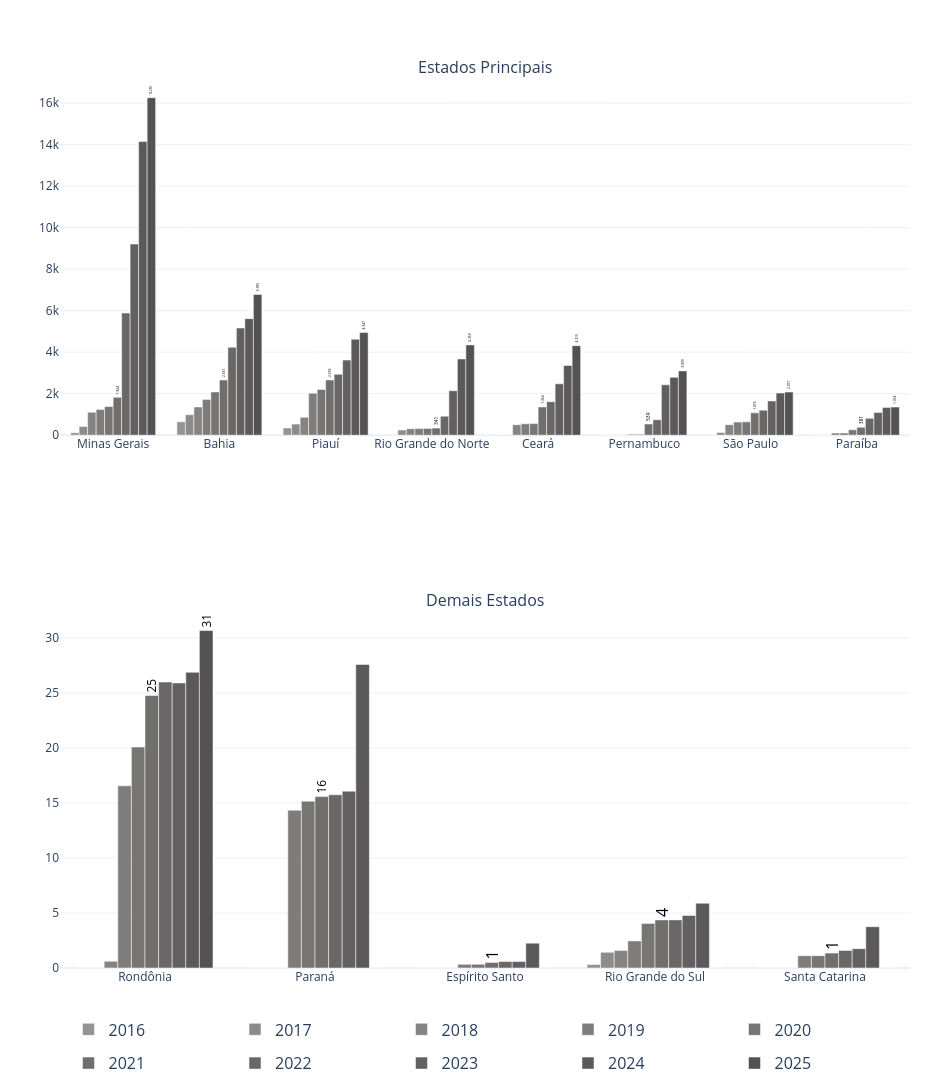

Notebook source saved alongside this figure:
### Code cell
# Célula 19
import plotly.graph_objects as go
from plotly.subplots import make_subplots

def adicionar_traces_v5(fig, lista_estados, row, show_leg):
    for i, ano in enumerate(anos):
        # Aplicando destaque consistente de fonte 16px para 2021/2025
        font_size = 16 if ano in [2021, 2025] else 1
        exibir_texto = ano in [2021, 2025]
        valores = [pivot_estado.loc[ano, e] for e in lista_estados]
        textos = [formata_ptbr(v) if (v > 0 and exibir_texto) else "" for v in valores]

        fig.add_trace(go.Bar(
            x=lista_estados, y=valores, name=str(ano),
            marker_color=cores_anos_plotly[i], text=textos, textposition='outside',
            textfont=dict(size=font_size, color='black'),
            textangle=-90, legendgroup=str(ano), showlegend=show_leg,
            hovertemplate='<b>Estado:</b> %{x}<br><b>Ano:</b> ' + str(ano) + '<br><b>Área:</b> %{y:,.2f} ha<extra></extra>'
        ), row=row, col=1)

fig = make_subplots(rows=2, cols=1, subplot_titles=('Estados Principais', 'Demais Estados'), vertical_spacing=0.2)
adicionar_traces_v5(fig, grupo1, 1, True)
grupo2 = [e for e in estados[idx_corte:] if e != 'Tocantins']
adicionar_traces_v5(fig, grupo2, 2, False)

fig.update_layout(width=950, height=1300, template="plotly_white", barmode='group',
    legend=dict(orientation="h", y=-0.05, x=0.5, xanchor="center", font=dict(size=16), entrywidth=0.19, entrywidthmode='fraction'),
    margin=dict(t=80, b=100, l=60, r=40))
fig.update_xaxes(tickangle=0)
fig.show()

### Figure 1 — Plotly figure (JSON) as saved in the notebook; plotly's stock layout.template omitted (floating-point values rounded to 4 significant figures)
{"data": [{"hovertemplate": "<b>Estado:</b> %{x}<br><b>Ano:</b> 2016<br><b>Área:</b> %{y:,.2f} ha<extra></extra>", "legendgroup": "2016", "marker": {"color": "rgba(149, 146, 146, 1.0)"}, "name": "2016", "showlegend": true, "text": ["", "", "", "", "", "", "", ""], "textangle": -90, "textfont": {"color": "black", "size": 1}, "textposition": "outside", "type": "bar", "x": ["Minas Gerais", "Bahia", "Piauí", "Rio Grande do Norte", "Ceará", "Pernambuco", "São Paulo", "Paraíba"], "xaxis": "x", "y": [121.4, 645.8, 349.0, 0, 7.224, 0, 0, 0], "yaxis": "y"}, {"hovertemplate": "<b>Estado:</b> %{x}<br><b>Ano:</b> 2017<br><b>Área:</b> %{y:,.2f} ha<extra></extra>", "legendgroup": "2017", "marker": {"color": "rgba(142, 139, 139, 1.0)"}, "name": "2017", "showlegend": true, "text": ["", "", "", "", "", "", "", ""], "textangle": -90, "textfont": {"color": "black", "size": 1}, "textposition": "outside", "type": "bar", "x": ["Minas Gerais", "Bahia", "Piauí", "Rio Grande do Norte", "Ceará", "Pernambuco", "São Paulo", "Paraíba"], "xaxis": "x", "y": [424.7, 986.0, 535.7, 247.0, 7.224, 0, 127.4, 0], "yaxis": "y"}, {"hovertemplate": "<b>Estado:</b> %{x}<br><b>Ano:</b> 2018<br><b>Área:</b> %{y:,.2f} ha<extra></extra>", "legendgroup": "2018", "marker": {"color": "rgba(134, 131, 131, 1.0)"}, "name": "2018", "showlegend": true, "text": ["", "", "", "", "", "", "", ""], "textangle": -90, "textfont": {"color": "black", "size": 1}, "textposition": "outside", "type": "bar", "x": ["Minas Gerais", "Bahia", "Piauí", "Rio Grande do Norte", "Ceará", "Pernambuco", "São Paulo", "Paraíba"], "xaxis": "x", "y": [1105.0, 1362.0, 862.0, 313.6, 506.1, 1.769, 507.8, 104.8], "yaxis": "y"}, {"hovertemplate": "<b>Estado:</b> %{x}<br><b>Ano:</b> 2019<br><b>Área:</b> %{y:,.2f} ha<extra></extra>", "legendgroup": "2019", "marker": {"color": "rgba(127, 124, 124, 1.0)"}, "name": "2019", "showlegend": true, "text": ["", "", "", "", "", "", "", ""], "textangle": -90, "textfont": {"color": "black", "size": 1}, "textposition": "outside", "type": "bar", "x": ["Minas Gerais", "Bahia", "Piauí", "Rio Grande do Norte", "Ceará", "Pernambuco", "São Paulo", "Paraíba"], "xaxis": "x", "y": [1235.0, 1725.0, 2019.0, 319.7, 551.8, 44.67, 631.6, 104.7], "yaxis": "y"}, {"hovertemplate": "<b>Estado:</b> %{x}<br><b>Ano:</b> 2020<br><b>Área:</b> %{y:,.2f} ha<extra></extra>", "legendgroup": "2020", "marker": {"color": "rgba(120, 117, 117, 1.0)"}, "name": "2020", "showlegend": true, "text": ["", "", "", "", "", "", "", ""], "textangle": -90, "textfont": {"color": "black", "size": 1}, "textposition": "outside", "type": "bar", "x": ["Minas Gerais", "Bahia", "Piauí", "Rio Grande do Norte", "Ceará", "Pernambuco", "São Paulo", "Paraíba"], "xaxis": "x", "y": [1380.0, 2087.0, 2204.0, 324.7, 559.0, 44.76, 643.3, 261.7], "yaxis": "y"}, {"hovertemplate": "<b>Estado:</b> %{x}<br><b>Ano:</b> 2021<br><b>Área:</b> %{y:,.2f} ha<extra></extra>", "legendgroup": "2021", "marker": {"color": "rgba(113, 110, 110, 1.0)"}, "name": "2021", "showlegend": true, "text": ["1.824", "2.661", "2.659", "341", "1.364", "539", "1.076", "381"], "textangle": -90, "textfont": {"color": "black", "size": 16}, "textposition": "outside", "type": "bar", "x": ["Minas Gerais", "Bahia", "Piauí", "Rio Grande do Norte", "Ceará", "Pernambuco", "São Paulo", "Paraíba"], "xaxis": "x", "y": [1824.0, 2661.0, 2659.0, 341.2, 1364.0, 539.2, 1076.0, 380.5], "yaxis": "y"}, {"hovertemplate": "<b>Estado:</b> %{x}<br><b>Ano:</b> 2022<br><b>Área:</b> %{y:,.2f} ha<extra></extra>", "legendgroup": "2022", "marker": {"color": "rgba(106, 103, 103, 1.0)"}, "name": "2022", "showlegend": true, "text": ["", "", "", "", "", "", "", ""], "textangle": -90, "textfont": {"color": "black", "size": 1}, "textposition": "outside", "type": "bar", "x": ["Minas Gerais", "Bahia", "Piauí", "Rio Grande do Norte", "Ceará", "Pernambuco", "São Paulo", "Paraíba"], "xaxis": "x", "y": [5887.0, 4237.0, 2933.0, 913.8, 1616.0, 747.0, 1207.0, 812.0], "yaxis": "y"}, {"hovertemplate": "<b>Estado:</b> %{x}<br><b>Ano:</b> 2023<br><b>Área:</b> %{y:,.2f} ha<extra></extra>", "legendgroup": "2023", "marker": {"color": "rgba(98, 96, 96, 1.0)"}, "name": "2023", "showlegend": true, "text": ["", "", "", "", "", "", "", ""], "textangle": -90, "textfont": {"color": "black", "size": 1}, "textposition": "outside", "type": "bar", "x": ["Minas Gerais", "Bahia", "Piauí", "Rio Grande do Norte", "Ceará", "Pernambuco", "São Paulo", "Paraíba"], "xaxis": "x", "y": [9208.0, 5161.0, 3621.0, 2144.0, 2476.0, 2426.0, 1648.0, 1091.0], "yaxis": "y"}, {"hovertemplate": "<b>Estado:</b> %{x}<br><b>Ano:</b> 2024<br><b>Área:</b> %{y:,.2f} ha<extra></extra>", "legendgroup": "2024", "marker": {"color": "rgba(91, 89, 89, 1.0)"}, "name": "2024", "showlegend": true, "text": ["", "", "", "", "", "", "", ""], "textangle": -90, "textfont": {"color": "black", "size": 1}, "textposition": "outside", "type": "bar", "x": ["Minas Gerais", "Bahia", "Piauí", "Rio Grande do Norte", "Ceará", "Pernambuco", "São Paulo", "Paraíba"], "xaxis": "x", "y": [14150.0, 5616.0, 4626.0, 3676.0, 3361.0, 2788.0, 2029.0, 1331.0], "yaxis": "y"}, {"hovertemplate": "<b>Estado:</b> %{x}<br><b>Ano:</b> 2025<br><b>Área:</b> %{y:,.2f} ha<extra></extra>", "legendgroup": "2025", "marker": {"color": "rgba(84, 82, 82, 1.0)"}, "name": "2025", "showlegend": true, "text": ["16.258", "6.785", "4.947", "4.350", "4.315", "3.099", "2.077", "1.354"], "textangle": -90, "textfont": {"color": "black", "size": 16}, "textposition": "outside", "type": "bar", "x": ["Minas Gerais", "Bahia", "Piauí", "Rio Grande do Norte", "Ceará", "Pernambuco", "São Paulo", "Paraíba"], "xaxis": "x", "y": [16260.0, 6785.0, 4947.0, 4350.0, 4315.0, 3099.0, 2077.0, 1354.0], "yaxis": "y"}, {"hovertemplate": "<b>Estado:</b> %{x}<br><b>Ano:</b> 2016<br><b>Área:</b> %{y:,.2f} ha<extra></extra>", "legendgroup": "2016", "marker": {"color": "rgba(149, 146, 146, 1.0)"}, "name": "2016", "showlegend": false, "text": ["", "", "", "", ""], "textangle": -90, "textfont": {"color": "black", "size": 1}, "textposition": "outside", "type": "bar", "x": ["Rondônia", "Paraná", "Espírito Santo", "Rio Grande do Sul", "Santa Catarina"], "xaxis": "x2", "y": [0, 0, 0, 0.3176, 0], "yaxis": "y2"}, {"hovertemplate": "<b>Estado:</b> %{x}<br><b>Ano:</b> 2017<br><b>Área:</b> %{y:,.2f} ha<extra></extra>", "legendgroup": "2017", "marker": {"color": "rgba(142, 139, 139, 1.0)"}, "name": "2017", "showlegend": false, "text": ["", "", "", "", ""], "textangle": -90, "textfont": {"color": "black", "size": 1}, "textposition": "outside", "type": "bar", "x": ["Rondônia", "Paraná", "Espírito Santo", "Rio Grande do Sul", "Santa Catarina"], "xaxis": "x2", "y": [0, 0, 0, 1.429, 0], "yaxis": "y2"}, {"hovertemplate": "<b>Estado:</b> %{x}<br><b>Ano:</b> 2018<br><b>Área:</b> %{y:,.2f} ha<extra></extra>", "legendgroup": "2018", "marker": {"color": "rgba(134, 131, 131, 1.0)"}, "name": "2018", "showlegend": false, "text": ["", "", "", "", ""], "textangle": -90, "textfont": {"color": "black", "size": 1}, "textposition": "outside", "type": "bar", "x": ["Rondônia", "Paraná", "Espírito Santo", "Rio Grande do Sul", "Santa Catarina"], "xaxis": "x2", "y": [0.6175, 0, 0, 1.588, 0], "yaxis": "y2"}, {"hovertemplate": "<b>Estado:</b> %{x}<br><b>Ano:</b> 2019<br><b>Área:</b> %{y:,.2f} ha<extra></extra>", "legendgroup": "2019", "marker": {"color": "rgba(127, 124, 124, 1.0)"}, "name": "2019", "showlegend": false, "text": ["", "", "", "", ""], "textangle": -90, "textfont": {"color": "black", "size": 1}, "textposition": "outside", "type": "bar", "x": ["Rondônia", "Paraná", "Espírito Santo", "Rio Grande do Sul", "Santa Catarina"], "xaxis": "x2", "y": [16.56, 14.34, 0.3347, 2.464, 1.118], "yaxis": "y2"}, {"hovertemplate": "<b>Estado:</b> %{x}<br><b>Ano:</b> 2020<br><b>Área:</b> %{y:,.2f} ha<extra></extra>", "legendgroup": "2020", "marker": {"color": "rgba(120, 117, 117, 1.0)"}, "name": "2020", "showlegend": false, "text": ["", "", "", "", ""], "textangle": -90, "textfont": {"color": "black", "size": 1}, "textposition": "outside", "type": "bar", "x": ["Rondônia", "Paraná", "Espírito Santo", "Rio Grande do Sul", "Santa Catarina"], "xaxis": "x2", "y": [20.09, 15.17, 0.3347, 4.056, 1.118], "yaxis": "y2"}, {"hovertemplate": "<b>Estado:</b> %{x}<br><b>Ano:</b> 2021<br><b>Área:</b> %{y:,.2f} ha<extra></extra>", "legendgroup": "2021", "marker": {"color": "rgba(113, 110, 110, 1.0)"}, "name": "2021", "showlegend": false, "text": ["25", "16", "1", "4", "1"], "textangle": -90, "textfont": {"color": "black", "size": 16}, "textposition": "outside", "type": "bar", "x": ["Rondônia", "Paraná", "Espírito Santo", "Rio Grande do Sul", "Santa Catarina"], "xaxis": "x2", "y": [24.76, 15.58, 0.5021, 4.374, 1.357], "yaxis": "y2"}, {"hovertemplate": "<b>Estado:</b> %{x}<br><b>Ano:</b> 2022<br><b>Área:</b> %{y:,.2f} ha<extra></extra>", "legendgroup": "2022", "marker": {"color": "rgba(106, 103, 103, 1.0)"}, "name": "2022", "showlegend": false, "text": ["", "", "", "", ""], "textangle": -90, "textfont": {"color": "black", "size": 1}, "textposition": "outside", "type": "bar", "x": ["Rondônia", "Paraná", "Espírito Santo", "Rio Grande do Sul", "Santa Catarina"], "xaxis": "x2", "y": [26.0, 15.74, 0.5858, 4.374, 1.597], "yaxis": "y2"}, {"hovertemplate": "<b>Estado:</b> %{x}<br><b>Ano:</b> 2023<br><b>Área:</b> %{y:,.2f} ha<extra></extra>", "legendgroup": "2023", "marker": {"color": "rgba(98, 96, 96, 1.0)"}, "name": "2023", "showlegend": false, "text": ["", "", "", "", ""], "textangle": -90, "textfont": {"color": "black", "size": 1}, "textposition": "outside", "type": "bar", "x": ["Rondônia", "Paraná", "Espírito Santo", "Rio Grande do Sul", "Santa Catarina"], "xaxis": "x2", "y": [25.91, 16.07, 0.5858, 4.772, 1.756], "yaxis": "y2"}, {"hovertemplate": "<b>Estado:</b> %{x}<br><b>Ano:</b> 2024<br><b>Área:</b> %{y:,.2f} ha<extra></extra>", "legendgroup": "2024", "marker": {"color": "rgba(91, 89, 89, 1.0)"}, "name": "2024", "showlegend": false, "text": ["", "", "", "", ""], "textangle": -90, "textfont": {"color": "black", "size": 1}, "textposition": "outside", "type": "bar", "x": ["Rondônia", "Paraná", "Espírito Santo", "Rio Grande do Sul", "Santa Catarina"], "xaxis": "x2", "y": [26.88, 27.59, 2.26, 5.885, 3.752], "yaxis": "y2"}, {"hovertemplate": "<b>Estado:</b> %{x}<br><b>Ano:</b> 2025<br><b>Área:</b> %{y:,.2f} ha<extra></extra>", "legendgroup": "2025", "marker": {"color": "rgba(84, 82, 82, 1.0)"}, "name": "2025", "showlegend": false, "text": ["31", "", "", "", ""], "textangle": -90, "textfont": {"color": "black", "size": 16}, "textposition": "outside", "type": "bar", "x": ["Rondônia", "Paraná", "Espírito Santo", "Rio Grande do Sul", "Santa Catarina"], "xaxis": "x2", "y": [30.67, 0, 0, 0, 0], "yaxis": "y2"}], "layout": {"annotations": [{"font": {"size": 16}, "showarrow": false, "text": "Estados Principais", "x": 0.5, "xanchor": "center", "xref": "paper", "y": 1, "yanchor": "bottom", "yref": "paper"}, {"font": {"size": 16}, "showarrow": false, "text": "Demais Estados", "x": 0.5, "xanchor": "center", "xref": "paper", "y": 0.4, "yanchor": "bottom", "yref": "paper"}], "barmode": "group", "height": 1300, "legend": {"entrywidth": 0.19, "entrywidthmode": "fraction", "font": {"size": 16}, "orientation": "h", "x": 0.5, "xanchor": "center", "y": -0.05}, "margin": {"b": 100, "l": 60, "r": 40, "t": 80}, "width": 950, "xaxis": {"anchor": "y", "domain": [0, 1], "tickangle": 0}, "xaxis2": {"anchor": "y2", "domain": [0, 1], "tickangle": 0}, "yaxis": {"anchor": "x", "domain": [0.6, 1]}, "yaxis2": {"anchor": "x2", "domain": [0, 0.4]}}}
